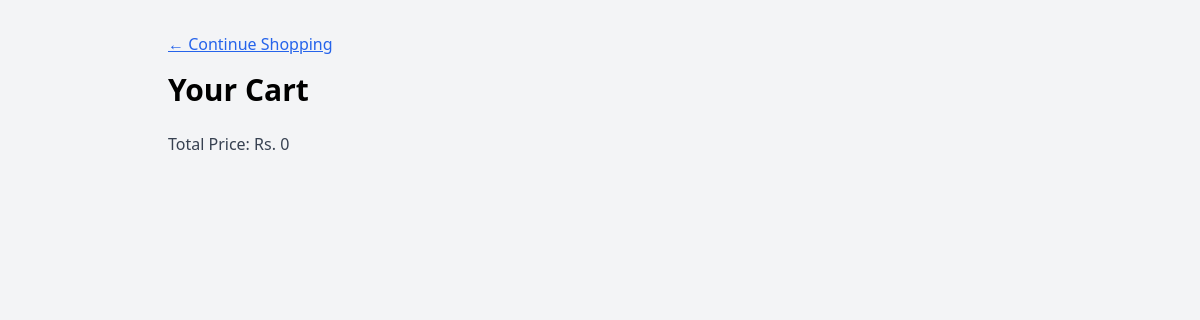
The page /cart/ (signed in) on the database as committed earlier.
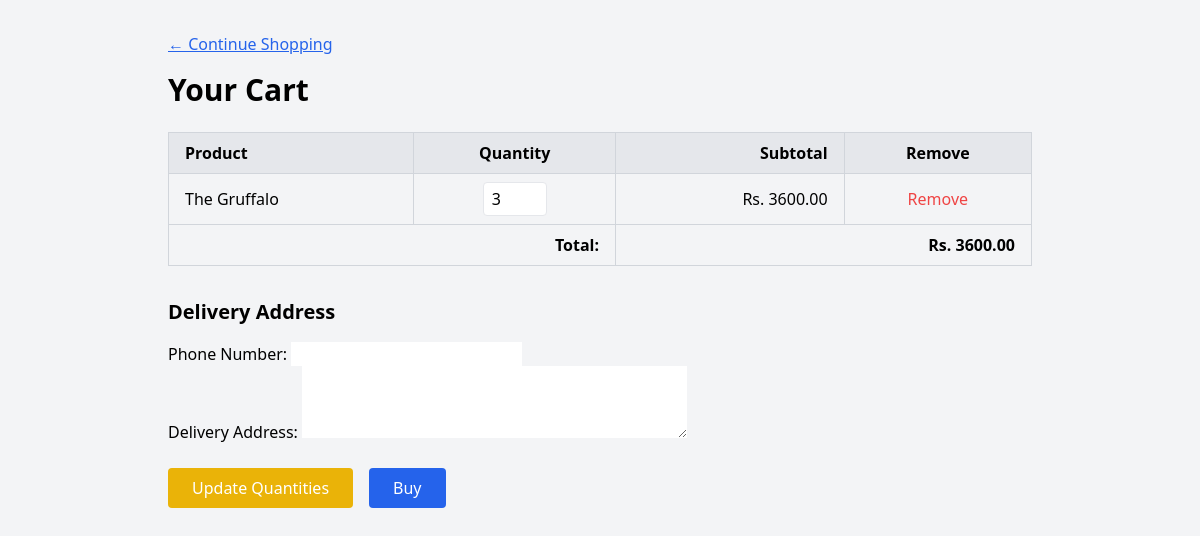
The same page on the database as committed later.
### catalog/models.py (models this page shows, shortened)
class CartItem(models.Model):
    user = models.ForeignKey(User, on_delete=models.CASCADE)
    product = models.ForeignKey(Product, on_delete=models.CASCADE)
    quantity = models.PositiveIntegerField(default=1)
    price = models.DecimalField(max_digits=10, decimal_places=2)
    def subtotal(self):
        return self.price * self.quantity

class Product(models.Model):
    category = models.ForeignKey(Category, on_delete=models.CASCADE, related_name='products', default=1)
    name = models.CharField(max_length=200)
    description = models.TextField()
    price = models.DecimalField(max_digits=8, decimal_places=2)
    image = models.ImageField(upload_to='products/')  # requires Pillow
    stock = models.PositiveIntegerField(default=0)

### catalog/views.py (the view, shortened to what this page needs)
# urls.py: path('cart/', views.cart_detail, name='cart_detail'),
@login_required
def cart_detail(request):
    cart_items = CartItem.objects.filter(user=request.user)
    form = DeliveryAddressForm(request.POST or None)
    total = sum(item.product.price * item.quantity for item in cart_items)
    return render(request, 'catalog/cart_detail.html', {
        'cart_items': cart_items,
        'form': form,
        'total': total,
    })

### catalog/forms.py
class DeliveryAddressForm(forms.Form):
    phone = forms.CharField(max_length=15, label="Phone Number")
    address = forms.CharField(
        widget=forms.Textarea(attrs={'rows': 3}),
        max_length=255,
        label="Delivery Address"
    )

### catalog/templates/catalog/cart_detail.html (shortened to what this page needs)
<!DOCTYPE html>
<html lang="en">
<head>
  <script src="https://cdn.tailwindcss.com"></script>
</head>
<body class="bg-gray-100">
  <div class="max-w-4xl mx-auto px-4 py-8">
    <a href="{% url 'home' %}" class="text-blue-600 underline mb-4 inline-block">← Continue Shopping</a>
    <h1 class="text-3xl font-bold mb-6">Your Cart</h1>
    {% if cart_items %}
      <form method="post">
        <table class="w-full table-auto border-collapse border border-gray-300">
          <thead>
            <tr class="bg-gray-200 text-left">
              <th class="border border-gray-300 px-4 py-2">Product</th>
              <th class="border border-gray-300 px-4 py-2 text-center">Quantity</th>
              <th class="border border-gray-300 px-4 py-2 text-right">Subtotal</th>
              <th class="border border-gray-300 px-4 py-2 text-center">Remove</th>
            </tr>
          </thead>
          <tbody>
            {% for item in cart_items %}
              <tr>
                <td class="border border-gray-300 px-4 py-2">{{ item.product.name }}</td>
                <td class="border border-gray-300 px-4 py-2 text-center">
                  <input
                    type="number"
                    name="quantities_{{ item.id }}"
                    value="{{ item.quantity }}"
                    min="1"
                    class="w-16 px-2 py-1 border rounded"
                  >
                </td>
                <td class="border border-gray-300 px-4 py-2 text-right">Rs. {{ item.subtotal }}</td>
                <td class="border border-gray-300 px-4 py-2 text-center">
                  {% if item.id %}
                    <a href="{% url 'remove_from_cart' item.id %}" class="text-red-500 hover:underline">Remove</a>
                  {% else %}
                    <span class="text-gray-400">Invalid Item</span>
                  {% endif %}
                </td>
              </tr>
            {% endfor %}
            <tr class="font-bold">
              <td colspan="2" class="border border-gray-300 px-4 py-2 text-right">Total:</td>
              <td colspan="2" class="border border-gray-300 px-4 py-2 text-right">Rs. {{ total }}</td>
            </tr>
          </tbody>
        </table>
        <h2 class="mt-8 mb-4 text-xl font-semibold">Delivery Address</h2>
        {{ form.as_p }}
        <div class="mt-6 flex gap-4">
          <button
            type="submit"
            name="action"
            value="update"
            class="bg-yellow-500 text-white px-6 py-2 rounded hover:bg-yellow-600"
          >
            Update Quantities
          </button>
          <button
            type="submit"
            name="action"
            value="buy"
            class="bg-blue-600 text-white px-6 py-2 rounded hover:bg-blue-700"
          >
            Buy
          </button>
        </div>
      </form>
    {% else %}
      <p class="text-gray-700">Total Price: Rs. {{ total }}</p>
    {% endif %}
  </div>
</body>
</html>

Rows that differ between the two databases and show on the page:
added CartItem: product.name "The Gruffalo", quantity "3", subtotal "3600.00", shows "Remove"
Other text that changed with them:
{{ total }}: (not shown) → "3600.00"
{{ total }}: "0" → (not shown)
text no longer shown: "Total Price: Rs."
text now shown: "Product Quantity Subtotal Remove Total: Rs. Delivery Address Phone Number: Delivery Address: Update Quantities Buy"
